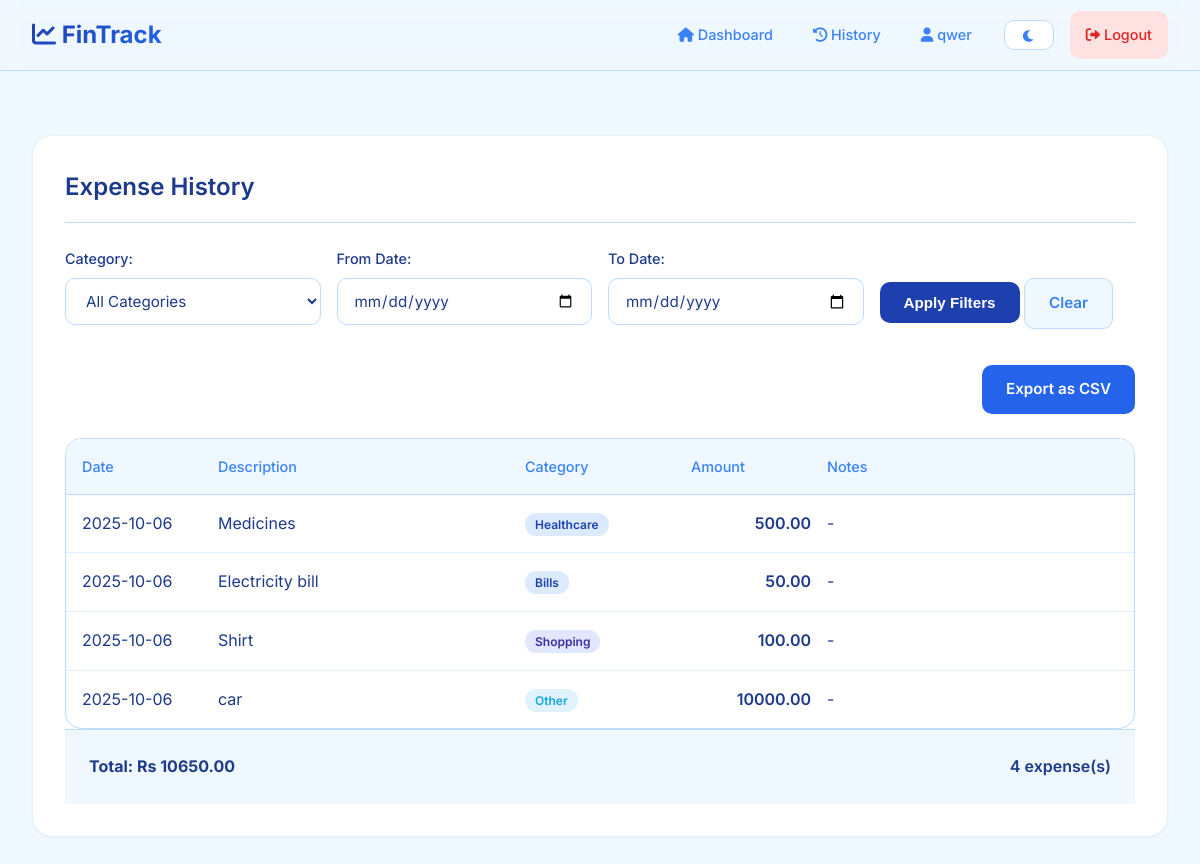
The app's page /history (signed in) with its own data.
### app.py (models this page shows)
class User(db.Model):
    id = db.Column(db.Integer, primary_key=True)
    username = db.Column(db.String(80), unique=True, nullable=False)
    email = db.Column(db.String(120), unique=True, nullable=False)
    password_hash = db.Column(db.String(120), nullable=False)
    monthly_income = db.Column(db.Float, default=0.0)
    created_at = db.Column(db.DateTime, default=datetime.utcnow)
    expenses = db.relationship('Expense', backref='user', lazy='dynamic')
    additional_incomes = db.relationship('AdditionalIncome', backref='user', lazy='dynamic')

class Expense(db.Model):
    id = db.Column(db.Integer, primary_key=True)
    user_id = db.Column(db.Integer, db.ForeignKey('user.id'), nullable=False)
    name = db.Column(db.String(100), nullable=False)
    amount = db.Column(db.Float, nullable=False)
    category = db.Column(db.String(50), nullable=False)
    date = db.Column(db.DateTime, default=datetime.utcnow)
    notes = db.Column(db.Text)

### app.py (the view)
@app.route('/history')
@login_required
def history():
    user = User.query.get(session['user_id'])
    category_filter = request.args.get('category', '')
    date_from_str = request.args.get('date_from', '')
    date_to_str = request.args.get('date_to', '')
    query = Expense.query.filter_by(user_id=user.id)
    if category_filter:
        query = query.filter_by(category=category_filter)
    try:
        if date_from_str:
            date_from = datetime.strptime(date_from_str, '%Y-%m-%d')
            query = query.filter(Expense.date >= date_from)
        if date_to_str:
            date_to = datetime.strptime(date_to_str, '%Y-%m-%d')
            query = query.filter(Expense.date < date_to + timedelta(days=1))
    except ValueError:
        flash('Invalid date format. Please use YYYY-MM-DD.', 'error')
    expenses = query.order_by(Expense.date.desc()).all()
    categories = [cat[0] for cat in db.session.query(Expense.category).filter_by(user_id=user.id).distinct().all()]
    return render_template('history.html',
                         user=user,
                         expenses=expenses,
                         categories=categories,
                         filters={
                             'category': category_filter,
                             'date_from': date_from_str,
                             'date_to': date_to_str
                         })

### app.py (called while the page is built)
def login_required(f):
    from functools import wraps
    @wraps(f)
    def decorated_function(*args, **kwargs):
        if 'user_id' not in session:
            return redirect(url_for('login'))
        return f(*args, **kwargs)
    return decorated_function

### templates/history.html (shortened to what this page needs)
{% extends "base.html" %}
{% block content %}
<div class="history-container">
    <div class="card">
        <h1>Expense History</h1>
        <div class="filters">
            <form method="GET" class="filter-form">
                <div class="filter-grid">
                    <div class="form-group">
                        <label for="category">Category:</label>
                        <select id="category" name="category">
                            <option value="">All Categories</option>
                        </select>
                    </div>
                    <div class="form-group">
                        <label for="date_from">From Date:</label>
                        <input type="date" id="date_from" name="date_from" value="{{ filters.date_from }}">
                    </div>
                    <div class="form-group">
                        <label for="date_to">To Date:</label>
                        <input type="date" id="date_to" name="date_to" value="{{ filters.date_to }}">
                    </div>
                    <div class="form-group">
                        <label>&nbsp;</label>
                        <button type="submit" class="btn btn-primary">Apply Filters</button>
                        <a href="{{ url_for('history') }}" class="btn btn-secondary">Clear</a>
                    </div>
                </div>
            </form>
        </div>
        <div class="export-section">
            <a href="{{ url_for('export_csv') }}" class="btn btn-success">Export as CSV</a>
        </div>
        {% if expenses %}
            <div class="expense-table">
                <div class="table-header">
                    <div>Date</div>
                    <div>Description</div>
                    <div>Category</div>
                    <div>Amount</div>
                    <div>Notes</div>
                </div>
                {% for expense in expenses %}
                <div class="table-row">
                    <div class="date-cell">{{ expense.date.strftime('%Y-%m-%d') }}</div>
                    <div class="desc-cell">{{ expense.name }}</div>
                    <div class="category-cell">
                        <span class="category-tag {{ expense.category|lower }}">{{ expense.category }}</span>
                    </div>
                    <div class="amount-cell">{{ "%.2f"|format(expense.amount) }}</div>
                    <div class="notes-cell">{{ expense.notes or '-' }}</div>
                </div>
                {% endfor %}
            </div>
            <div class="history-summary">
                <strong>Total: Rs {{ "%.2f"|format(expenses|sum(attribute='amount')) }}</strong>
                <span>{{ expenses|length }} expense(s)</span>
            </div>
        {% else %}
            <p class="no-data">No expenses found matching your criteria.</p>
        {% endif %}
    </div>
</div>
{% endblock %}

### templates/Base.html (shortened to what this page needs)
<!DOCTYPE html>
<html lang="en">
<head>
    <link rel="stylesheet" href="{{ url_for('static', filename='style.css') }}">
    <link rel="stylesheet" href="https://cdnjs.cloudflare.com/ajax/libs/font-awesome/6.0.0/css/all.min.css">
</head>
<body>
    {% if 'user_id' in session %}
    <nav class="navbar">
        <div class="nav-container">
            <div class="nav-brand">
                <h2><i class="fas fa-chart-line"></i> FinTrack</h2>
            </div>
            <div class="nav-links">
                <a href="{{ url_for('home') }}" class="nav-link"><i class="fas fa-home"></i> Dashboard</a>
                <a href="{{ url_for('history') }}" class="nav-link"><i class="fas fa-history"></i> History</a>
                <a href="{{ url_for('profile') }}" class="nav-link"><i class="fas fa-user"></i> {{ session['username'] }}</a>
                <div class="theme-toggle-container">
                    <button id="themeToggle" class="theme-toggle">
                        <i class="fas fa-moon"></i>
                    </button>
                </div>
                <a href="{{ url_for('logout') }}" class="nav-link logout"><i class="fas fa-sign-out-alt"></i> Logout</a>
            </div>
        </div>
    </nav>
    {% endif %}
    <div class="container">
        {% block content %}{% endblock %}
    </div>
</body>
</html>

### records on screen
User: username "qwer"
Expense: date "2025-10-06", name "Medicines", category "Healthcare", amount "500.00", notes "-"
Expense: date "2025-10-06", name "Electricity bill", category "Bills", amount "50.00", notes "-"
Expense: date "2025-10-06", name "Shirt", category "Shopping", amount "100.00", notes "-"
Expense: date "2025-10-06", name "car", category "Other", amount "10000.00", notes "-"

### other values on screen
{{ "%.2f"|format(expenses|sum(attribute='amount')) }} "10650.00"
{{ expenses|length }} "4"
